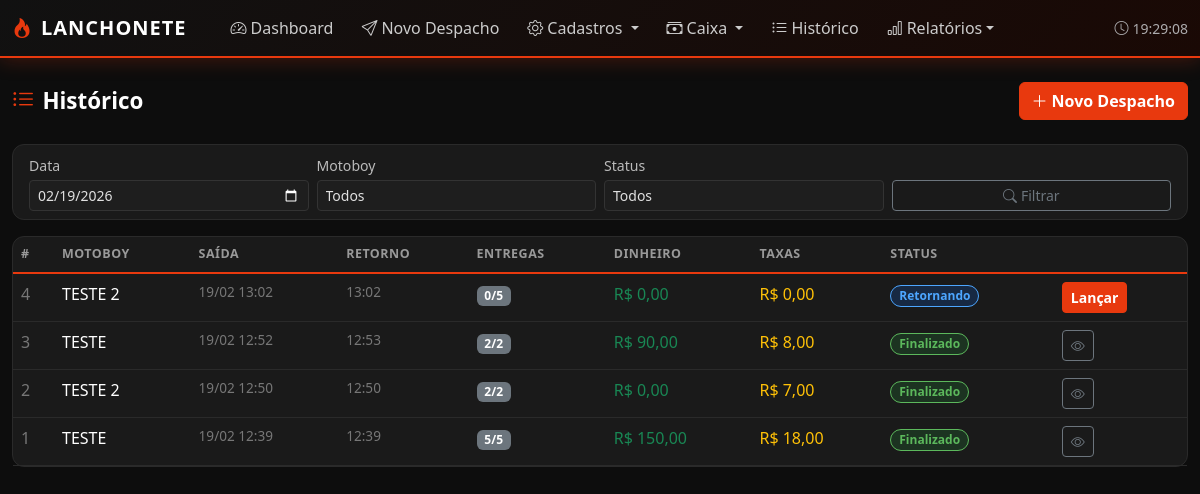
Page /entregas/despachos/ on the committed database.
### entregas/models.py (models this page shows, shortened)
class Despacho(models.Model):
    STATUS_CHOICES = [
        ('em_rota', 'Em Rota'),
        ('retornando', 'Retornando'),
        ('finalizado', 'Finalizado'),
    ]
    motoboy = models.ForeignKey(Motoboy, on_delete=models.PROTECT, related_name='despachos')
    data_saida = models.DateTimeField(default=timezone.now)
    data_retorno = models.DateTimeField(null=True, blank=True)
    qtd_saida = models.PositiveIntegerField(help_text="Quantidade de entregas que o motoboy saiu")
    status = models.CharField(max_length=20, choices=STATUS_CHOICES, default='em_rota')
    observacoes = models.TextField(blank=True)
    finalizado_em = models.DateTimeField(null=True, blank=True)
    @property
    def qtd_lancada(self):
        return self.entregas.count()
    @property
    def total_dinheiro(self):
        return sum(e.valor or 0 for e in self.entregas.filter(forma_pagamento='dinheiro'))
    @property
    def total_taxa(self):
        return sum(e.rota.taxa_entrega for e in self.entregas.select_related('rota').all())
    class Meta:
        verbose_name = 'Despacho'
        verbose_name_plural = 'Despachos'
        ordering = ['-data_saida']

class Motoboy(models.Model):
    nome = models.CharField(max_length=100)
    telefone = models.CharField(max_length=20, blank=True)
    valor_fixo = models.DecimalField(max_digits=8, decimal_places=2, default=0,
                                     help_text="Valor fixo por turno/dia")
    ativo = models.BooleanField(default=True)
    class Meta:
        verbose_name = 'Motoboy'
        verbose_name_plural = 'Motoboys'
        ordering = ['nome']

class Entrega(models.Model):
    PAGAMENTO_CHOICES = [
        ('dinheiro', 'Dinheiro'),
        ('cartao', 'Cartão'),
        ('online', 'Pago Online'),
        ('pix', 'Pix'),
    ]
    despacho = models.ForeignKey(Despacho, on_delete=models.CASCADE, related_name='entregas')
    rota = models.ForeignKey(Rota, on_delete=models.PROTECT, related_name='entregas')
    forma_pagamento = models.CharField(max_length=20, choices=PAGAMENTO_CHOICES)
    valor = models.DecimalField(max_digits=10, decimal_places=2)  # removido null/blank
    observacoes = models.CharField(max_length=255, blank=True)
    class Meta:
        verbose_name = 'Entrega'
        verbose_name_plural = 'Entregas'
        ordering = ['pk']

class Rota(models.Model):
    nome = models.CharField(max_length=100, help_text="Ex: Centro, Bairro Norte, Rota 1")
    taxa_entrega = models.DecimalField(max_digits=8, decimal_places=2, default=0,
                                       help_text="Taxa cobrada por entrega nesta rota")
    descricao = models.CharField(max_length=255, blank=True)
    ativa = models.BooleanField(default=True)
    class Meta:
        verbose_name = 'Rota'
        verbose_name_plural = 'Rotas'
        ordering = ['nome']

### entregas/views.py (the view)
# urls.py: path('despachos/', views.despacho_lista, name='despacho_lista'),
def despacho_lista(request):
    status_f = request.GET.get('status', '')
    data_f = request.GET.get('data', str(date.today()))
    motoboy_f = request.GET.get('motoboy', '')
    qs = Despacho.objects.select_related('motoboy').all()
    if status_f:
        qs = qs.filter(status=status_f)
    if data_f:
        qs = qs.filter(data_saida__date=data_f)
    if motoboy_f:
        qs = qs.filter(motoboy_id=motoboy_f)
    context = {
        'despachos': qs,
        'motoboys': Motoboy.objects.filter(ativo=True),
        'status_choices': Despacho.STATUS_CHOICES,
        'status_f': status_f,
        'data_f': data_f,
        'motoboy_f': motoboy_f,
    }
    return render(request, 'entregas/despacho_lista.html', context)

### templates/entregas/despacho_lista.html (shortened to what this page needs)
{% extends 'base.html' %}
{% block content %}
<div class="container-fluid py-4">
    <div class="d-flex justify-content-between align-items-center mb-4">
        <h1 style="color:#fff;font-weight:700;font-size:1.4rem;margin:0"><i class="bi bi-list-ul me-2" style="color:var(--verm)"></i>Histórico</h1>
        <a href="{% url 'entregas:despacho_novo' %}" class="btn btn-verm"><i class="bi bi-plus-lg me-1"></i>Novo Despacho</a>
    </div>
    <div class="card mb-3">
        <div class="card-body py-2">
            <form method="get" class="row g-2 align-items-end">
                <div class="col-md-3">
                    <label class="form-label small mb-1">Data</label>
                    <input type="date" name="data" value="{{ data_f }}" class="form-control form-control-sm bg-dark text-light border-secondary">
                </div>
                <div class="col-md-3">
                    <label class="form-label small mb-1">Motoboy</label>
                    <select name="motoboy" class="form-select form-select-sm bg-dark text-light border-secondary">
                        <option value="">Todos</option>
                    </select>
                </div>
                <div class="col-md-3">
                    <label class="form-label small mb-1">Status</label>
                    <select name="status" class="form-select form-select-sm bg-dark text-light border-secondary">
                        <option value="">Todos</option>
                    </select>
                </div>
                <div class="col-md-3">
                    <button type="submit" class="btn btn-sm btn-outline-secondary w-100"><i class="bi bi-search me-1"></i>Filtrar</button>
                </div>
            </form>
        </div>
    </div>
    <div class="card">
        <div class="card-body p-0">
            <div class="table-responsive">
                <table class="table table-hover mb-0">
                    <thead><tr><th>#</th><th>Motoboy</th><th>Saída</th><th>Retorno</th><th>Entregas</th><th>Dinheiro</th><th>Taxas</th><th>Status</th><th></th></tr></thead>
                    <tbody>
                        {% for d in despachos %}
                        <tr>
                            <td style="color:var(--muted)">{{ d.pk }}</td>
                            <td class="fw-medium">{{ d.motoboy.nome }}</td>
                            <td style="color:var(--muted);font-size:.85rem">{{ d.data_saida|date:"d/m H:i" }}</td>
                            <td style="color:var(--muted);font-size:.85rem">{% if d.data_retorno %}{{ d.data_retorno|date:"H:i" }}{% else %}—{% endif %}</td>
                            <td>
                                <span class="badge bg-secondary">{{ d.qtd_lancada }}/{{ d.qtd_saida }}</span>
                            </td>
                            <td class="text-success">R$ {{ d.total_dinheiro|floatformat:2 }}</td>
                            <td class="text-warning">R$ {{ d.total_taxa|floatformat:2 }}</td>
                            <td><span class="badge bs-{{ d.status }} rounded-pill px-2">{{ d.get_status_display }}</span></td>
                            <td>
                                {% if d.status == 'em_rota' %}
                                <a href="{% url 'entregas:despacho_retorno' d.pk %}" class="btn btn-sm btn-outline-success"><i class="bi bi-arrow-return-left"></i></a>
                                {% elif d.status == 'retornando' %}
                                <a href="{% url 'entregas:despacho_lancar' d.pk %}" class="btn btn-sm btn-verm">Lançar</a>
                                {% else %}
                                <a href="{% url 'entregas:despacho_resumo' d.pk %}" class="btn btn-sm btn-outline-secondary"><i class="bi bi-eye"></i></a>
                                {% endif %}
                            </td>
                        </tr>
                        {% empty %}
                        <tr><td colspan="9" class="text-center py-4" style="color:var(--muted)">Nenhum despacho encontrado</td></tr>
                        {% endfor %}
                    </tbody>
                </table>
            </div>
        </div>
    </div>
</div>
{% endblock %}

### templates/base.html (style rules this page uses)
:root { --verm: #e8390e; --verm-dk: #b82e0b; --verm-glow: rgba(232, 57, 14, 0.25); --bg: #0d0d0d; --card: #1a1a1a; --card2: #222; --border: #2a2a2a; --muted: #777; }
body { background: var(--bg); font-family: 'Segoe UI', system-ui, sans-serif; }
.card { background: var(--card); border: 1px solid var(--border); border-radius: 12px; }
.btn-verm { background: var(--verm); border-color: var(--verm); color: #fff; font-weight: 600; }
.table { color: #ddd; }
.table > :not(caption) > * > * { background: transparent !important; border-color: var(--border); }
.table thead th { color: #999; font-weight: 600; font-size: 0.78rem; text-transform: uppercase; letter-spacing: 0.5px; border-bottom: 2px solid var(--verm) !important; }
.bs-retornando { background: rgba(13, 110, 253, 0.18); color: #4da6ff; border: 1px solid #4da6ff; }
.bs-finalizado { background: rgba(40, 167, 69, 0.18); color: #5cb85c; border: 1px solid #5cb85c; }
.form-control, .form-select { background: #1e1e1e !important; border-color: #333 !important; color: #e0e0e0 !important; }
.form-label { color: #bbb; font-weight: 500; font-size: 0.88rem; }

### rows in the picture
Despacho: pk "4", motoboy.nome "TESTE 2", data_saida "19/02 13:02", data_retorno "13:02", qtd_lancada "0", qtd_saida "5", total_dinheiro "0,00", total_taxa "0,00", status "Retornando", shows "Lançar"
Despacho: pk "3", motoboy.nome "TESTE", data_saida "19/02 12:52", data_retorno "12:53", qtd_lancada "2", qtd_saida "2", total_dinheiro "90,00", total_taxa "8,00", status "Finalizado"
Despacho: pk "2", motoboy.nome "TESTE 2", data_saida "19/02 12:50", data_retorno "12:50", qtd_lancada "2", qtd_saida "2", total_dinheiro "0,00", total_taxa "7,00", status "Finalizado"
Despacho: pk "1", motoboy.nome "TESTE", data_saida "19/02 12:39", data_retorno "12:39", qtd_lancada "5", qtd_saida "5", total_dinheiro "150,00", total_taxa "18,00", status "Finalizado"
